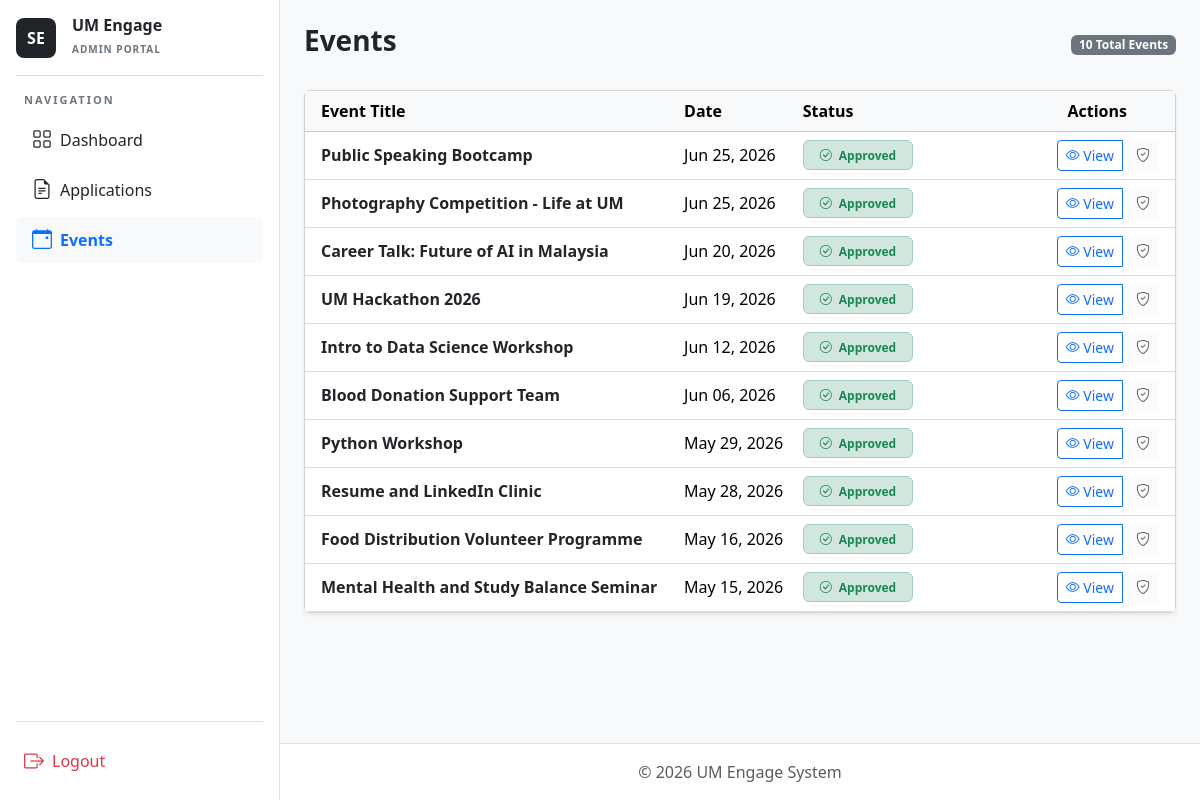
Page /admin-events/ (signed in) on the earlier database version.
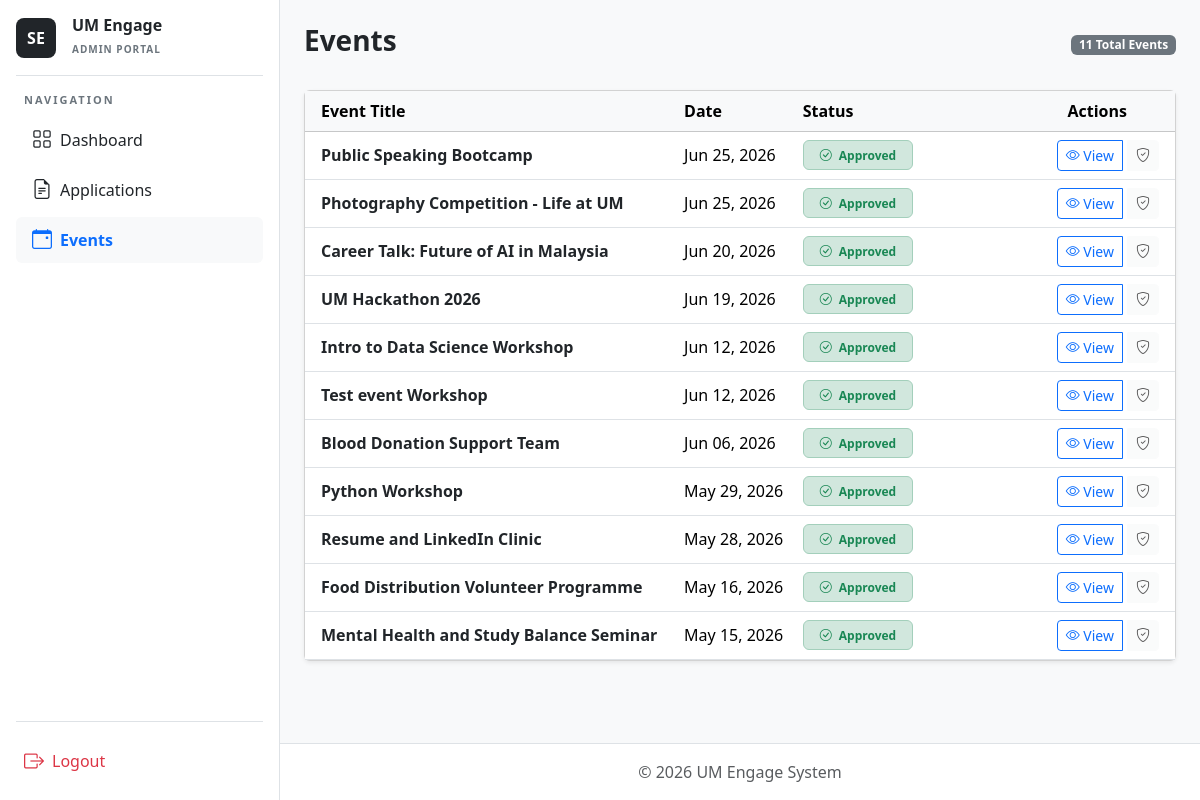
Same page on the later database version.
### core/models.py (models this page shows, shortened)
class Event(models.Model):
    APPROVAL_CHOICES = [
        ('Pending', 'Pending'),
        ('Approved', 'Approved'),
        ('Rejected', 'Rejected'),
    ]
    event_organizer = models.ForeignKey(User, on_delete=models.CASCADE, related_name='events')
    event_title = models.CharField(max_length=200)
    event_description = models.TextField()
    event_date = models.DateField()
    event_location = models.CharField(max_length=255)
    event_approval_status = models.CharField(
        max_length=20,
        choices=APPROVAL_CHOICES,
        default='Pending'
    )
    event_created_at = models.DateTimeField(auto_now_add=True)
    event_image = models.ImageField(upload_to='event_images/', blank=True, null=True)
    points_awarded = models.IntegerField(default=0)
    skill_tags = models.ManyToManyField('core.SkillTag', blank=True, related_name='events')
    event_capacity = models.PositiveIntegerField(
        default=0,
        help_text="Maximum number of attendees allowed"
    )
    event_category = models.CharField(max_length=100, default='General')

### core/views.py (the view)
# urls.py: path('admin-events/', views.admin_events, name='admin_events'),
@admin_required
@never_cache
def admin_events(request):
    all_events = Event.objects.all().order_by('-event_date')
    return render(request, 'admin_events.html', {'events': all_events})

### core/Template/admin_events.html (shortened to what this page needs)
{% extends "admin_base.html" %}
{% block content %}
<div class="d-flex justify-content-between align-items-center mb-4">
    <h3 class="fw-bold">Events</h3>
    <span class="badge bg-secondary">{{ events|length }} Total Events</span>
</div>
<div class="card shadow-sm">
    <div class="table-responsive">
        <table class="table table-hover align-middle mb-0">
            <thead class="table-light">
                <tr>
                    <th class="ps-3">Event Title</th>
                    <th>Date</th>
                    <th>Status</th>
                    <th class="text-end pe-5" style="width: 250px;">Actions</th>
                </tr>
            </thead>
            <tbody>
                {% for event in events %}
                <tr>
                    <td class="ps-3 fw-semibold text-dark">{{ event.event_title }}</td>
                    <td>{{ event.event_date|date:"M d, Y" }}</td>
                    <td>
                        {% if event.event_approval_status == 'Pending' %}
                            <span class="badge bg-warning-subtle text-warning border border-warning-subtle px-3 py-2"> <i class="bi bi-hourglass-split me-1"></i>Pending</span>
                        {% elif event.event_approval_status == 'Approved' %}
                            <span class="badge bg-success-subtle text-success border border-success-subtle px-3 py-2">
          <i class="bi bi-check-circle me-1"></i> Approved
        </span>
                        {% elif event.event_approval_status == 'Completed' %}
                            <span class="badge bg-info-subtle text-info border border-info-subtle px-3 py-2">
          <i class="bi bi-check2-circle me-1"></i> Completed
                        {% else %}
                           <span class="badge bg-danger-subtle text-danger border border-danger-subtle px-3 py-2">
          <i class="bi bi-x-circle me-1"></i> Rejected
        </span>
                        {% endif %}
                    </td>
                    <td class="text-end pe-3">
                        <div class="btn-group" role="group">
                            <button type="button" class="btn btn-outline-primary btn-sm" data-bs-toggle="modal" data-bs-target="#eventModal{{event.id}}">
                                <i class="bi bi-eye"></i> View
                            </button>
                            {% if event.event_approval_status == 'Pending' %}
                            <form action="{% url 'update_event_status' event.id %}" method="POST" class="d-inline ms-1">
                                {% csrf_token %}
                                <button name="status" type="submit" value="Approved" class="btn btn-success btn-sm" title="Approve">
                                    Approve</i>
                                </button>
                                <button name="status" type="submit" value="Rejected" class="btn btn-danger btn-sm" title="Reject">
                                    Reject</i>
                                </button>
                            </form>
                            {% else %}
                            <button class="btn btn-light btn-sm ms-1" disabled>
                                <i class="bi bi-shield-check"></i>
                            </button>
                            {% endif %}
                        </div>
                    </td>
                </tr>
                        <div class="modal fade" id="eventModal{{event.id}}" tabindex="-1" aria-labelledby="modalLabel{{event.id}}" aria-hidden="true">
                {% endfor %}
            </tbody>
        </table>
    </div>
</div>
{% endblock %}

Differences in the rows shown:
added Event: event_title "Test event Workshop", event_date "Jun 12, 2026", event_approval_status "Approved" (drawn)
Other differences:
{{ events|length }}: "10" → "11"
